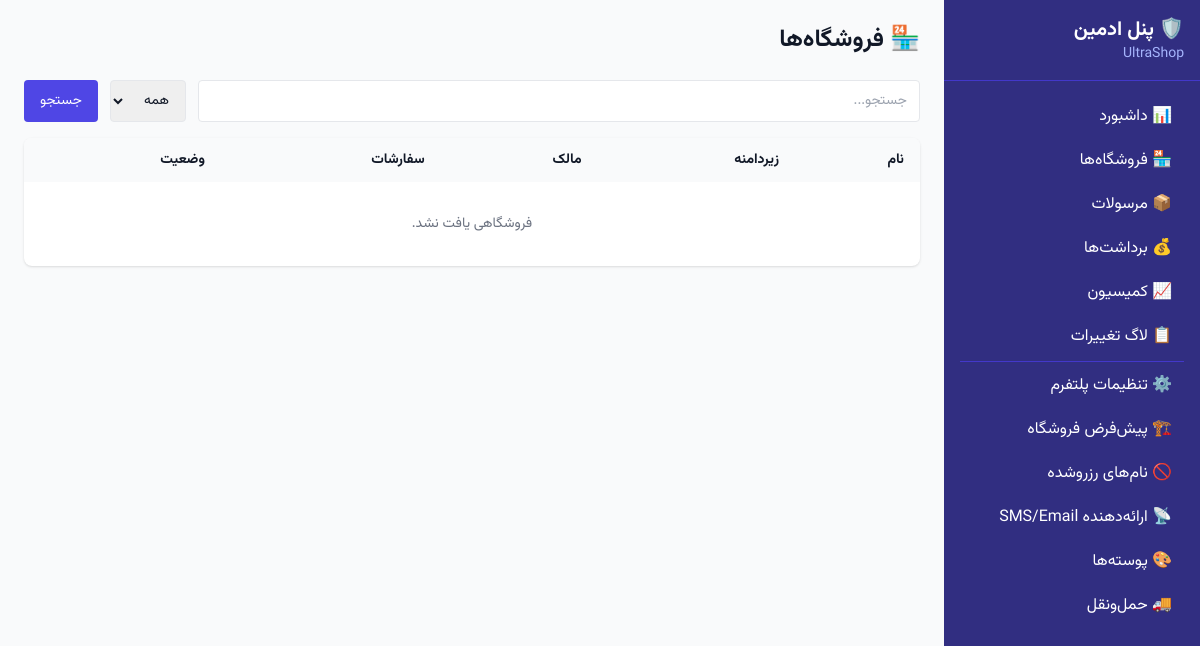
Page /platform/stores/ (signed in) on the earlier database version.
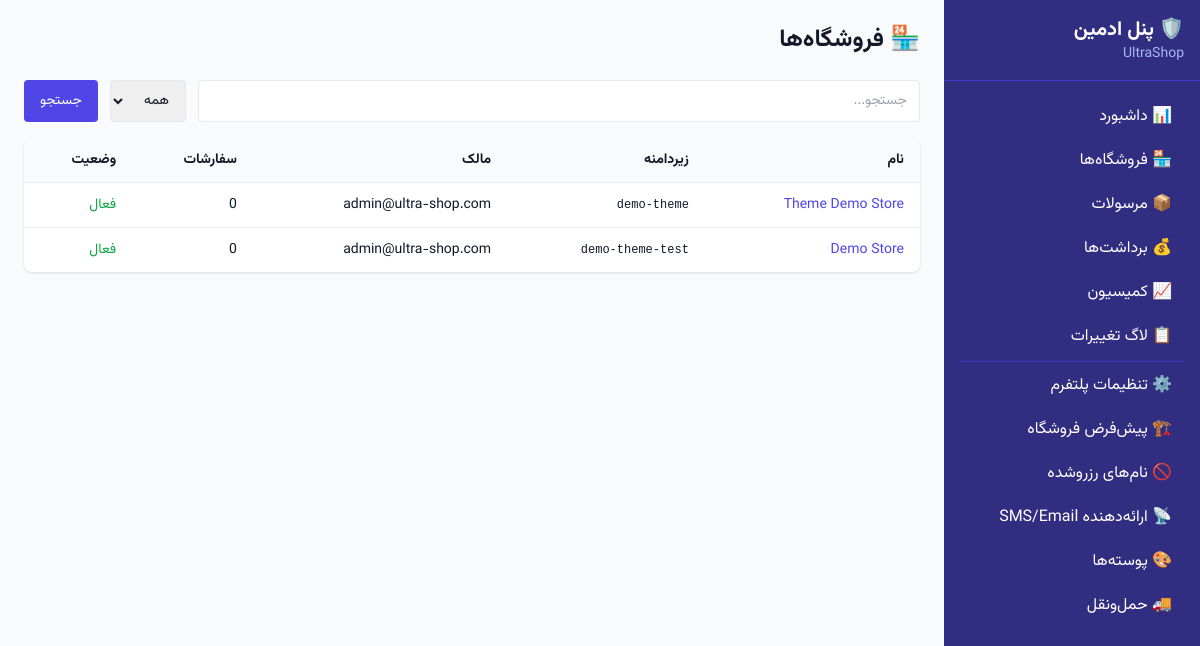
Same page on the later database version.
### core/models.py (models this page shows, shortened)
class Store(models.Model):
    owner = models.ForeignKey(User, on_delete=models.CASCADE, related_name="stores")
    name = models.CharField(max_length=200)
    username = models.SlugField(max_length=60, unique=True, help_text="Subdomain: username.ultra-shop.com")
    description = models.TextField(blank=True, default="")
    logo = models.ImageField(upload_to="stores/logos/", blank=True, null=True)
    favicon = models.ImageField(upload_to="stores/favicons/", blank=True, null=True)
    primary_color = models.CharField(max_length=7, default="#6366f1")
    theme_preset = models.CharField(max_length=30, default="minimal")
    phone = models.CharField(max_length=20, blank=True, default="")
    support_email = models.EmailField(blank=True, default="")
    timezone = models.CharField(max_length=50, default="Asia/Tehran")
    currency = models.CharField(max_length=10, default="IRR")
    allow_guest_checkout = models.BooleanField(default=True)
    is_active = models.BooleanField(default=True)
    created_at = models.DateTimeField(auto_now_add=True)
    updated_at = models.DateTimeField(auto_now=True)
    class Meta:
        db_table = "stores"

class User(AbstractUser):
    email = models.EmailField(unique=True)
    USERNAME_FIELD = "email"
    REQUIRED_FIELDS = ["username"]
    class Meta:
        db_table = "users"

### platform_admin/views.py (the view)
# urls.py: path("stores/", views.StoreListView.as_view(), name="store-list"),
class StoreListView(PlatformAdminMixin, ListView):
    template_name = "platform_admin/store_list.html"
    context_object_name = "stores"
    paginate_by = 25
    def get_queryset(self):
        qs = Store.objects.annotate(
            order_count=Count("orders"),
        ).all()
        q = self.request.GET.get("q")
        if q:
            qs = qs.filter(Q(name__icontains=q) | Q(username__icontains=q))
        status = self.request.GET.get("status")
        if status == "active":
            qs = qs.filter(is_active=True)
        elif status == "suspended":
            qs = qs.filter(is_active=False)
        return qs.order_by("-created_at")

### core/context_processors.py (called while the page is built)
def platform_settings(request):
    try:
        ps = PlatformSettings.load()
    except Exception:
        ps = None
    return {"platform_settings": ps}

### core/models.py (called while the page is built)
    @classmethod
    def load(cls):
        obj, _ = cls.objects.get_or_create(pk=1)
        return obj

### platform_admin/views.py (called while the page is built)
    def test_func(self):
        return self.request.user.groups.filter(name="PlatformAdmin").exists() or self.request.user.is_superuser

### templates/platform_admin/store_list.html (shortened to what this page needs)
{% extends "platform_admin/base.html" %}
{% block content %}
<h2 class="text-2xl font-bold mb-6">🏪 فروشگاه‌ها</h2>
<form method="get" class="flex gap-3 mb-4">
    <input type="text" name="q" value="{{ request.GET.q }}" placeholder="جستجو..." class="border rounded px-3 py-2 text-sm flex-1">
    <select name="status" class="border rounded px-3 py-2 text-sm">
        <option value="">همه</option>
    </select>
    <button type="submit" class="bg-indigo-600 text-white px-4 py-2 rounded text-sm">جستجو</button>
</form>
<div class="bg-white rounded-lg shadow overflow-x-auto">
    <table class="w-full text-sm">
        <thead class="bg-gray-50"><tr>
            <th class="px-4 py-3 text-right">نام</th>
            <th class="px-4 py-3 text-right">زیردامنه</th>
            <th class="px-4 py-3 text-right">مالک</th>
            <th class="px-4 py-3 text-right">سفارشات</th>
            <th class="px-4 py-3 text-right">وضعیت</th>
        </tr></thead>
        <tbody>
        {% for store in stores %}
        <tr class="border-t hover:bg-gray-50">
            <td class="px-4 py-3"><a href="{% url 'platform_admin:store-detail' store.pk %}" class="text-indigo-600 hover:underline">{{ store.name }}</a></td>
            <td class="px-4 py-3 font-mono text-xs">{{ store.username }}</td>
            <td class="px-4 py-3">{{ store.owner.email }}</td>
            <td class="px-4 py-3">{{ store.order_count }}</td>
            <td class="px-4 py-3">
                {% if store.is_active %}<span class="text-green-600">فعال</span>{% else %}<span class="text-red-600">معلق</span>{% endif %}
            </td>
        </tr>
        {% empty %}
        <tr><td colspan="5" class="px-4 py-8 text-center text-gray-500">فروشگاهی یافت نشد.</td></tr>
        {% endfor %}
        </tbody>
    </table>
</div>
{% endblock %}

Differences in the rows shown:
added Store: name "Theme Demo Store", username "demo-theme", owner.email "admin@ultra-shop.com", order_count "0", is_active "فعال"
added Store: name "Demo Store", username "demo-theme-test", owner.email "admin@ultra-shop.com", order_count "0", is_active "فعال"
Other differences:
text no longer shown: "فروشگاهی یافت نشد."
